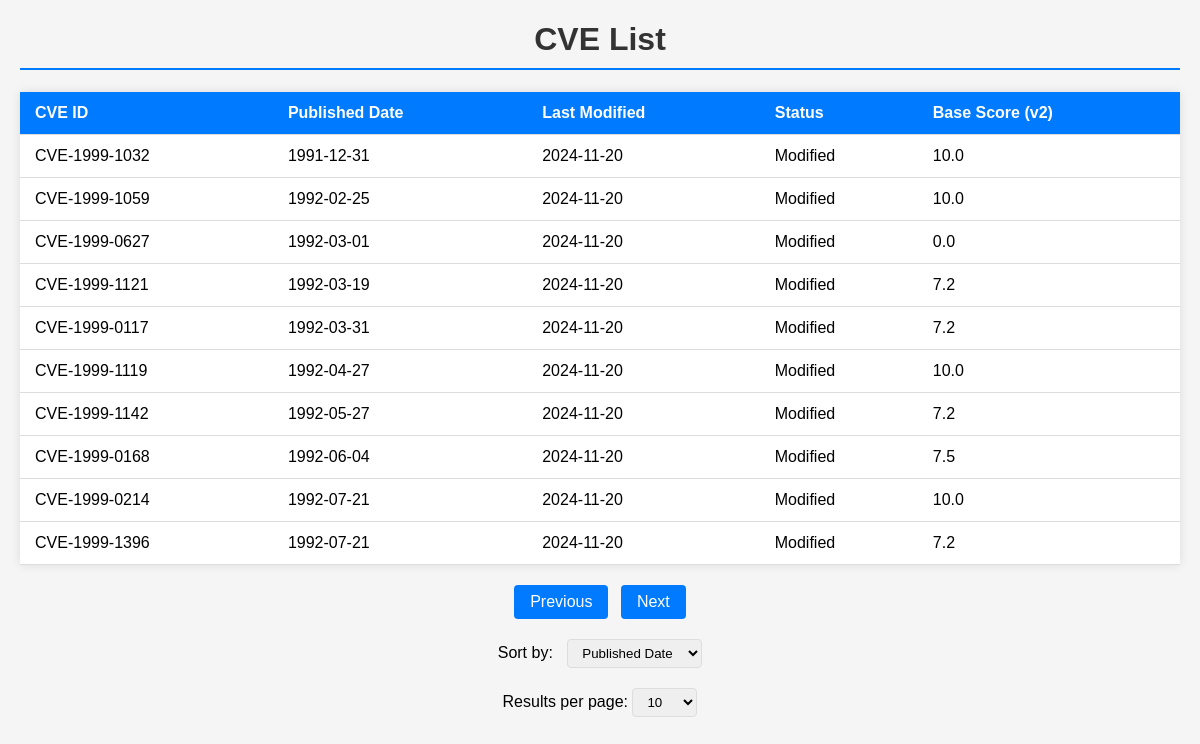
The page /cves/list?page=4&per_page=10 on the database its author committed.
### app/models.py (models this page shows, shortened)
class CVE(db.Model):
    __tablename__ = 'cve'
    id = db.Column(db.String(20), primary_key=True)
    published = db.Column(db.DateTime)
    last_modified = db.Column(db.DateTime)
    source_Identifier = db.Column(db.String(100))
    description = db.Column(db.Text)
    base_score_v2 = db.Column(db.Float)
    base_score_v3 = db.Column(db.Float)
    cvss_v2_vector = db.Column(db.String(100))
    cvss_v2_severity = db.Column(db.String(50))
    cvss_v3_vector = db.Column(db.String(100))
    cvss_v3_severity = db.Column(db.String(20))
    exploitability_score = db.Column(db.Float)
    impact_score = db.Column(db.Float)
    cpe_list = db.Column(db.JSON)
    status = db.Column(db.String(50))

### app/routes.py (the view)
@app.route('/cves/list')
@swag_from({
    'tags': ['CVEs'],
    'description': 'List all CVEs with pagination',
    'parameters': [
        {
            'name': 'page',
            'in': 'query',
            'type': 'integer',
            'description': 'Page number (default: 1)'
        },
        {
            'name': 'per_page',
            'in': 'query',
            'type': 'integer',
            'description': 'Items per page (default: 10)'
        }
    ],
    'responses': {
        200: {
            'description': 'List of CVEs',
            'examples': {
                'application/json': [
                    {
                        'id': 'CVE-1999-0334',
                        'published': '1999-02-01T00:00:00',
                        'status': 'Modified'
                    }
                ]
            }
        }
    }
})
def list_cves():
    page = request.args.get('page', 1, type=int)
    per_page = request.args.get('per_page', 10, type=int)
    sort_by = request.args.get('sort_by', 'published')  # Default to sorting by published date
    valid_sort_columns = {
        'published': CVE.published,
        'last_modified': CVE.last_modified,
        'status': CVE.status,
        'base_score_v2': CVE.base_score_v2,
        'base_score_v3': CVE.base_score_v3
    }
    sort_column = valid_sort_columns.get(sort_by, CVE.published)
    cves = CVE.query.order_by(sort_column).paginate(page=page, per_page=per_page)
    return render_template('index.html', cves=cves)

### app/templates/index.html (shortened to what this page needs)
<!DOCTYPE html>
<html>
<head>
    <link rel="stylesheet" href="{{ url_for('static', filename='css/style.css') }}">
</head>
<body>
    <h1>CVE List</h1>
    <table>
        <thead>
            <tr>
                <th>CVE ID</th>
                <th>Published Date</th>
                <th>Last Modified</th>
                <th>Status</th>
                <th>Base Score (v2)</th>
            </tr>
        </thead>
        <tbody>
            {% for cve in cves.items %}
            <tr onclick="window.location='/cves/{{ cve.id }}'">
                <td>{{ cve.id }}</td>
                <td>{{ cve.published.strftime('%Y-%m-%d') }}</td>
                <td>{{ cve.last_modified.strftime('%Y-%m-%d') }}</td>
                <td>{{ cve.status }}</td>
                <td>{{ cve.base_score_v2 }}</td>
            </tr>
            {% endfor %}
        </tbody>
    </table>
    <div class="pagination">
        {% if cves.has_prev %}
        <a href="{{ url_for('list_cves', page=cves.prev_num, per_page=cves.per_page) }}">Previous</a>
        {% endif %}
        {% if cves.has_next %}
        <a href="{{ url_for('list_cves', page=cves.next_num, per_page=cves.per_page) }}">Next</a>
        {% endif %}
    </div>
    <div class="sorting-bar">
        <label for="sort-by">Sort by:</label>
        <select id="sort-by" onchange="sortTable(this.value)">
            <option value="published">Published Date</option>
        </select>
    </div>
    <div class="results-per-page">
        Results per page:
        <select onchange="window.location.href = '?per_page=' + this.value">
            <option value="10" {% if cves.per_page == 10 %}selected{% endif %}>10</option>
        </select>
    </div>
</body>
</html>

### app/static/css/style.css (style rules this page uses)
body { font-family: Arial, sans-serif; margin: 20px; background-color: #f5f5f5; }
h1 { color: #333; text-align: center; }
table { width: 100%; border-collapse: collapse; margin: 20px 0; background-color: white; box-shadow: 0 0 10px rgba(0, 0, 0, 0.1); }
th, td { padding: 12px 15px; text-align: left; border-bottom: 1px solid #ddd; }
th { background-color: #007bff; color: white; }
.pagination { margin: 20px 0; text-align: center; }
.pagination a { display: inline-block; padding: 8px 16px; margin: 0 4px; background-color: #007bff; color: white; text-decoration: none; border-radius: 4px; }
.results-per-page { text-align: center; margin: 20px 0; }
select { padding: 5px 10px; border-radius: 4px; border: 1px solid #ddd; }
h1 { color: #333; border-bottom: 2px solid #007bff; padding-bottom: 10px; }
.sorting-bar { margin: 20px 0; text-align: center; }
.sorting-bar label { margin-right: 10px; }
.sorting-bar select { padding: 5px 10px; border-radius: 4px; border: 1px solid #ddd; }

### rows shown on the page
CVE: id "CVE-1999-1032", published "1991-12-31", last_modified "2024-11-20", status "Modified", base_score_v2 "10.0"
CVE: id "CVE-1999-1059", published "1992-02-25", last_modified "2024-11-20", status "Modified", base_score_v2 "10.0"
CVE: id "CVE-1999-0627", published "1992-03-01", last_modified "2024-11-20", status "Modified", base_score_v2 "0.0"
CVE: id "CVE-1999-1121", published "1992-03-19", last_modified "2024-11-20", status "Modified", base_score_v2 "7.2"
CVE: id "CVE-1999-0117", published "1992-03-31", last_modified "2024-11-20", status "Modified", base_score_v2 "7.2"
CVE: id "CVE-1999-1119", published "1992-04-27", last_modified "2024-11-20", status "Modified", base_score_v2 "10.0"
CVE: id "CVE-1999-1142", published "1992-05-27", last_modified "2024-11-20", status "Modified", base_score_v2 "7.2"
CVE: id "CVE-1999-0168", published "1992-06-04", last_modified "2024-11-20", status "Modified", base_score_v2 "7.5"
CVE: id "CVE-1999-0214", published "1992-07-21", last_modified "2024-11-20", status "Modified", base_score_v2 "10.0"
CVE: id "CVE-1999-1396", published "1992-07-21", last_modified "2024-11-20", status "Modified", base_score_v2 "7.2"
